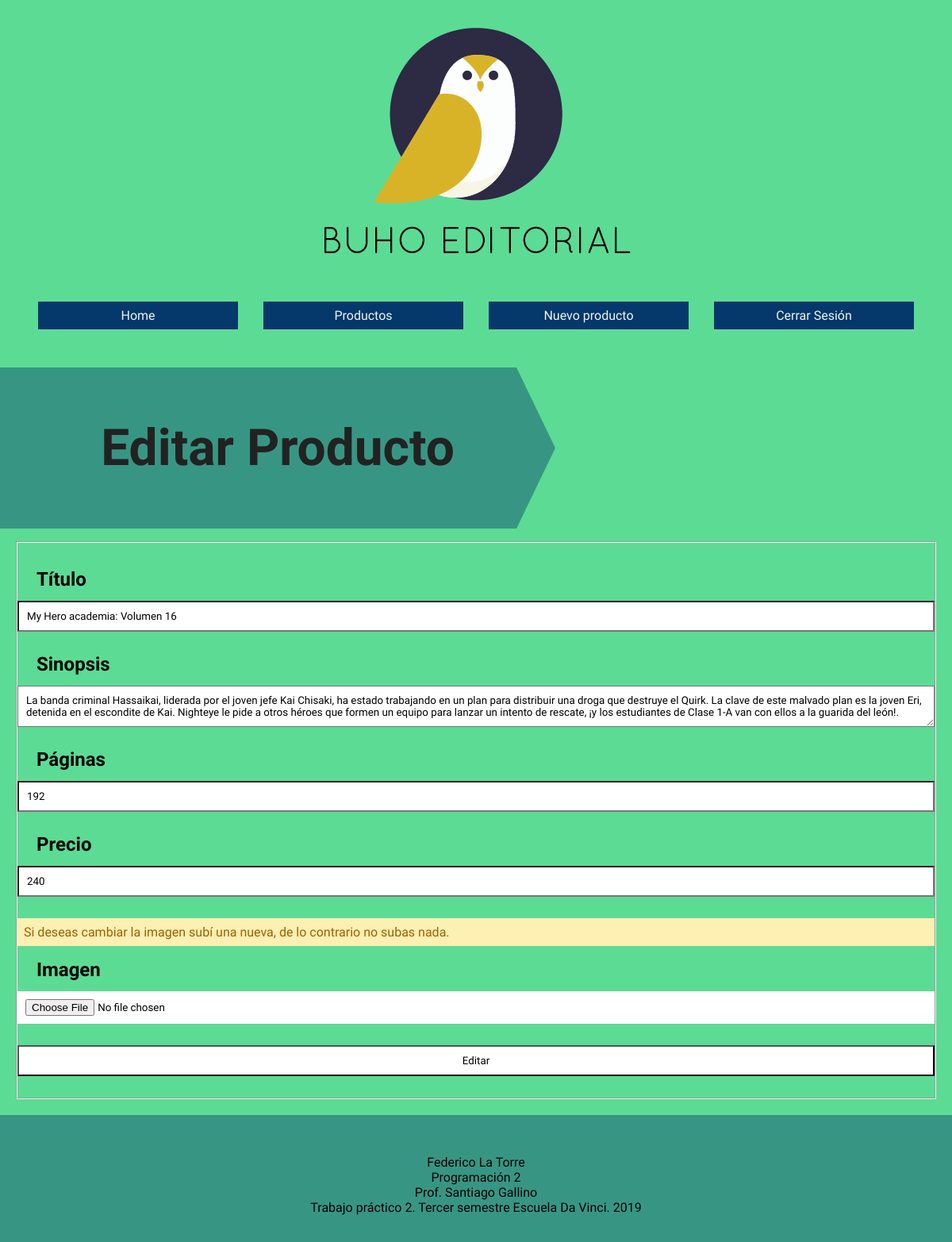
The app's page /sitio/usuario/index.php?s=editar-producto&id=2 (signed in) with its own data.
### tables this page shows
CREATE TABLE `productos` (
  `idproductos` int(10) UNSIGNED NOT NULL,
  `idusuarios` int(10) UNSIGNED NOT NULL,
  `titulo` varchar(150) NOT NULL,
  `sinopsis` varchar(600) NOT NULL,
  `paginas` int(11) NOT NULL,
  `precio` int(11) NOT NULL,
  `imagen` varchar(255) NOT NULL
);

### sitio/librerias/info-productos.php (called while the page is built, shortened)
<?php
function traerProductoPorId($db, $id) {
    $id = mysqli_real_escape_string($db, $id);
    $consulta = "SELECT
                    titulo,
                    sinopsis,
                    paginas,
                    precio,
                    imagen
                FROM productos
                WHERE idproductos = '$id'";
    $resultado = mysqli_query($db, $consulta);
    return mysqli_fetch_assoc($resultado);
}

### sitio/usuario/secciones/editar-producto.php (the view, shortened to what this page needs)
<?php
require '../librerias/info-productos.php';
if(isset($_SESSION['old_data'])) {
    $oldData = $_SESSION['old_data'];
    $errores = $_SESSION['errores'];
    unset($_SESSION['old_data'], $_SESSION['errores']);
} else {
    $oldData = traerProductoPorId($db, $_GET['id']);
}
?>
<section>
    <h2>Editar Producto</h2>
    <form action="acciones/subir-editar-producto.php?id=<?= $_GET['id'];?>" method="post" enctype="multipart/form-data">
       <fieldset>
            <label for="titulo">Título</label>
                <input type="text"  name="titulo"  value="<?= isset($oldData['titulo']) ? $oldData['titulo'] : '';?>" id="titulo">
            <label for="sinopsis">Sinopsis</label>
                <textarea name="sinopsis" id="sinopsis"><?= isset($oldData['sinopsis']) ? $oldData['sinopsis'] : '';?></textarea>
            <label for="paginas">Páginas</label>
            <input type="number" name="paginas" value="<?= isset($oldData['paginas']) ? $oldData['paginas'] : '';?>" id="paginas" min="10">
            <label for="precio">Precio</label>
            <input type="number" name="precio"  value = "<?= isset($oldData['precio']) ? $oldData['precio'] : '';?>" id="precio" min="10" >
            <p class="errorR">Si deseas cambiar la imagen subí una nueva, de lo contrario no subas nada.</p>
            <label for="imagen">Imagen</label>
            <input type="file"  name="imagen" id="imagen">
        <input type="submit" class="enviar" value="Editar">
    </fieldset>
    </form>
</section>

### sitio/css/style.css (style rules this page uses)
* { margin: 0; padding: 0; box-sizing: border-box; font-family: 'Rosario', sans-serif; }
body { text-align: center; background: url("../img/interlaced.png") center center repeat; box-shadow: 0 5px 10px rgba(154, 160, 185, .05), 0 15px 40px rgba(166, 173, 201, .2); }
h2 { background: #379683; padding: 2em; }
.errorR { color: #9F6000; background-color: #FEEFB3; padding: .5em; margin-top: 1em; margin-bottom: 1em; margin-left: auto; margin-right: auto; width: 100%; font-size: 1em; vertical-align:middle; }
fieldset { padding-top: 2em; }
form { padding: 20px; text-align: left; padding-top: 1em; }
label { padding-left: 1em; font-size: 1.5em; font-weight:bold; }
input:not([type=checkbox]):not([type=radio]), textarea, select { display: block; width: 100%; padding: 10px; box-sizing: border-box; margin-top: 1em; margin-bottom: 2em; background: white; }
.enviar { width: 50%; margin: auto; background-color: #d6ecd2; padding: 2em; margin-bottom: 3em; }
@media screen and (min-width: 999px) { header, section, aside, main, div { max-width: 1400px; margin: auto; background-color: #5cdb95; } }
@media screen and (min-width: 999px) { h2 { background: #379683; font-size: 4em; padding: 1em; color: #222; clip-path: polygon(0% 0%, 93% 0, 100% 50%, 93% 100%, 0% 100%); margin-right: 500px; } }
@media screen and (min-width: 999px) { body { background: url("../img/interlaced.png") repeat; } }

### records on screen
productos: titulo "My Hero academia: Volumen 16", sinopsis "La banda criminal Hassaikai, liderada por el joven jefe Kai Chisaki, ha estado trabajando en un plan para distribuir una droga que destruye el Quirk. La clave de este malvado plan es la joven Eri, detenida en el escondite de Kai. Nighteye le pide a otros héroes que formen un equipo para lanzar un intento de rescate, ¡y los estudiantes de Clase 1-A van con ellos a la guarida del león!.", paginas "192", precio "240"
